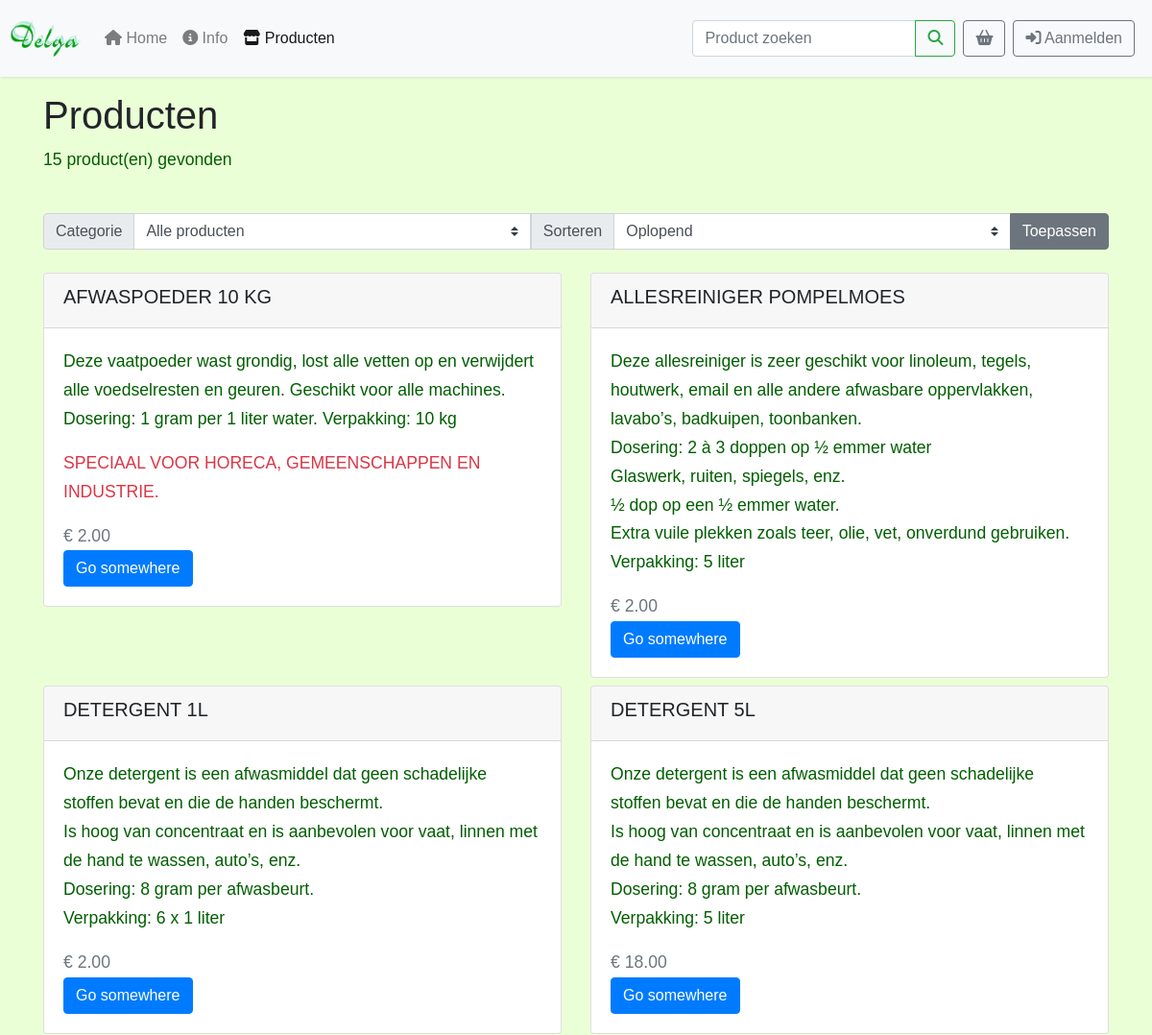
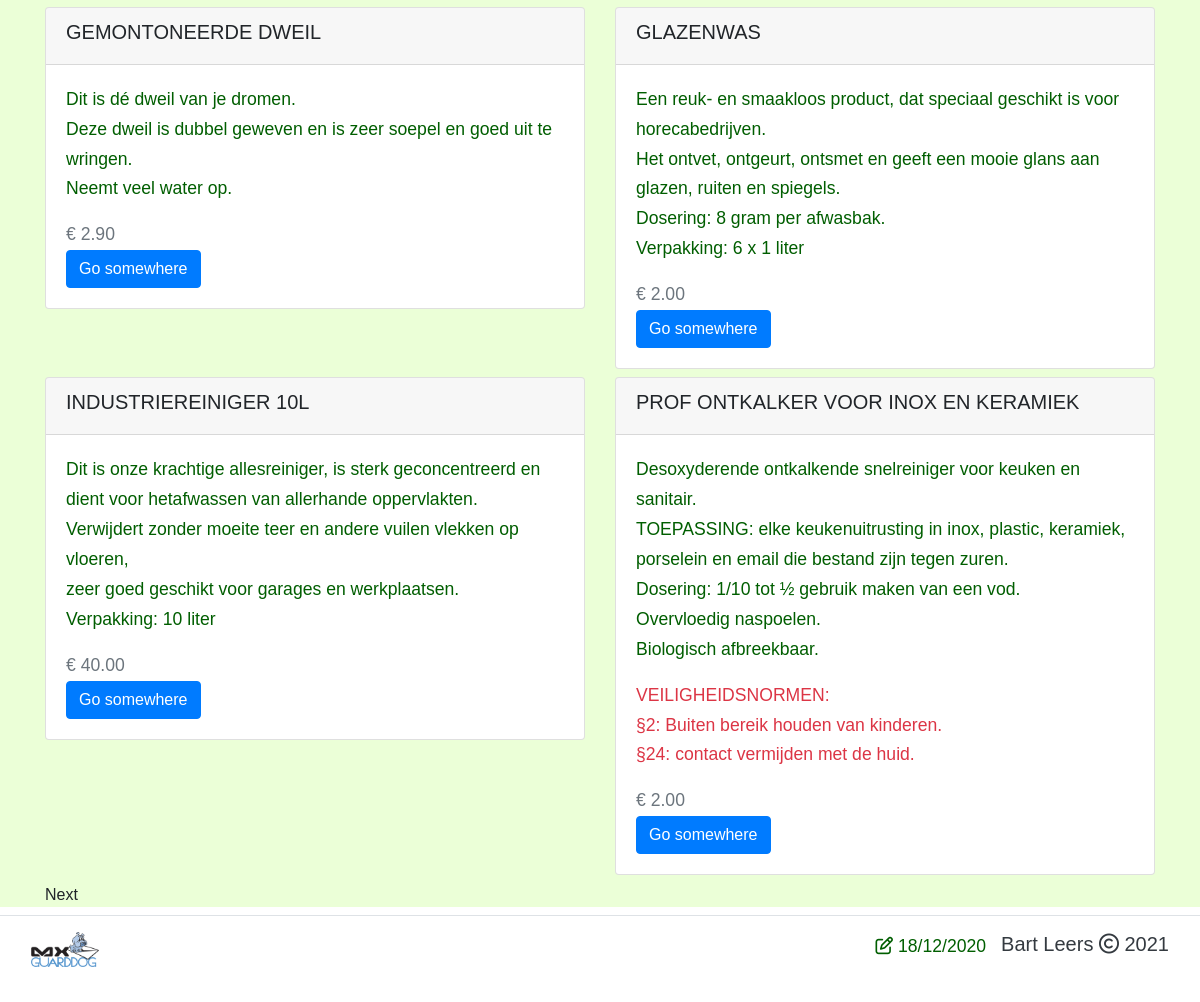
The page /producten.php on the database its author committed (2 pictures, top to bottom).
### tables this page shows
CREATE TABLE `producten` (
    `product_id` int(4) UNSIGNED NOT NULL,
    `categorie_id` int(2) UNSIGNED NOT NULL,
    `product_naam` varchar(60) NOT NULL,
    `product_foto` varchar(60),
    `omschrijving` varchar(600) NOT NULL,
    `waarschuwing` varchar(400),
    `eenheidsprijs` decimal(7,2) NOT NULL,
    `btw` decimal(7,2) NOT NULL
);

### producten.php (the view, shortened to what this page needs)
<?php
$pdo_function = pdo_connect_mysql();
$stmt = $pdo_function->query('SELECT * FROM categorie');
$stmt->execute();
$categorie = isset($_GET['categorie']) ? $_GET['categorie'] : 'all';
$category_sql = '';
$sort = isset($_GET['sort']) ? $_GET['sort'] : 'sort1';
$num_products_on_each_page = 8;
$current_page = isset($_GET['p']) && is_numeric($_GET['p']) ? (int)$_GET['p'] : 1;
if ($sort == 'sort1') {
    $stmt = $pdo_function->prepare('SELECT p.* FROM producten p  ' . $category_sql . ' ORDER BY p.product_naam ASC LIMIT :page,:num_products');
} elseif ($sort == 'sort2') {
    $stmt = $pdo_function->prepare('SELECT p.* FROM producten p ' . $category_sql . ' ORDER BY p.product_naam DESC LIMIT :page,:num_products');
} else {
    $stmt = $pdo_function->prepare('SELECT p.* FROM producten p ' . $category_sql . ' LIMIT :page,:num_products');
}
$stmt->bindValue(':page', ($current_page - 1) * $num_products_on_each_page, PDO::PARAM_INT);
$stmt->bindValue(':num_products', $num_products_on_each_page, PDO::PARAM_INT);
$stmt->execute();
$products = $stmt->fetchAll(PDO::FETCH_ASSOC);
$stmt = $pdo_function->prepare('SELECT COUNT(*) FROM producten p ' . $category_sql);
$stmt->execute();
$total_products = $stmt->fetchColumn()
?>
<!DOCTYPE html>
<html class="h-100" lang="en">
<head>
    <link href="css/bootstrap.css" rel="stylesheet" type="text/css">
    <link href="css/delga.css" rel="stylesheet">
</head>
<body class="d-flex flex-column h-100">
<header>
    <?php include('includes/header.php'); ?>
</header>
<main class="flex-shrink-0" role="main">
    <div class="container">
        <div class="products content-wrapper">
            <h1>Producten</h1>
            <div class="products-header">
                <p><?= $total_products ?> product(en) gevonden</p>
            </div>
            <div class="row"><br></div>
            <form action="" method="get" class="products-form">
                <div class="input-group">
                    <div class="input-group-prepend">
                        <label class="input-group-text" for="categorie">Categorie</label>
                    </div>
                    <select class="custom-select" id="categorie" name="categorie">
                        <option value="all"<?= ($categorie == 'all' ? ' selected' : '') ?>>Alle producten
                        </option>
                    </select>
                    <div class="input-group-prepend">
                        <label class="input-group-text" for="sort">Sorteren</label>
                    </div>
                    <select class="custom-select" name="sort" id="sort">
                        <option value="sort1"<?= ($sort == 'sort1' ? ' selected' : '') ?> selected>Oplopend
                        </option>
                    </select>
                    <div class="input-group-append">
                        <button class="btn btn-secondary" type="submit">Toepassen</button>
                    </div>
                </div>
            </form>
        </div>
        <div class="row"><br></div>
        <div class="row" id="page-content-wrapper">
            <?php foreach ($products as $product): ?>
            <a href="product.php?page=&id=<?= $product['product_id'] ?>" class="product">
                <div class="col-md-6">
                    <div class="card mb-2">
                        <div class="card-header">
                            <h5><?= $product['product_naam'] ?></h5>
                        </div>
                        <div class="card-body">
                            <p class="card-text">
                                <?= $product['omschrijving'] ?>
                            </p>
                            <p class="text-danger">  <?= $product['waarschuwing'] ?></p>
                            <p class="card-text text-secondary"> <?= '€ ' ?><?= number_format($product['eenheidsprijs'], 2) ?></p>
                            <a href="#" class="btn btn-primary">Go somewhere</a>
                        </div>
                    </div>
                </div>
            </a>
            <?php endforeach; ?>
        </div>
        <div class="buttons">
            <?php if ($total_products > ($current_page * $num_products_on_each_page) - $num_products_on_each_page + count($products)): ?>
                <a href="producten.php?p=<?= $current_page + 1 ?>&categorie_id=<?= $categorie ?>&sort=<?= $sort ?>">Next</a>
            <?php endif; ?>
        </div>
    </div>
</main>
<?php include('includes/footer.php'); ?>
</body>
</html>

### css/delga.css (style rules this page uses)
body { font-family: Verdana, Arial, Helvetica, sans-serif; background: #EBFFD7; padding-top: 6rem; }
p { font-family: 'Poppins', sans-serif; font-size: 1.1em; font-weight: 300; line-height: 1.7em; color: #005E00; }
a, a:hover, a:focus { color: inherit; text-decoration: none; transition: all 0.3s; }

### rows shown on the page
producten: product_naam "AFWASPOEDER 10 KG", omschrijving "Deze vaatpoeder wast grondig, lost alle vetten op en verwijdert alle voedselresten en geuren. Geschikt voor alle machines. Dosering: 1 gram per 1 liter water. Verpakking: 10 kg", waarschuwing "SPECIAAL VOOR HORECA, GEMEENSCHAPPEN EN INDUSTRIE.", eenheidsprijs "2.00"
producten: product_naam "ALLESREINIGER POMPELMOES", omschrijving "Deze allesreiniger is zeer geschikt voor linoleum, tegels, houtwerk, email en alle andere afwasbare oppervlakken, lavabo’s, badkuipen, toonbanken. Dosering: 2 à 3 doppen op ½ emmer water Glaswerk, ruiten, spiegels, enz. ½ dop op een ½ emmer water. Extra vuile plekken zoals teer, olie, vet, onverdund gebruiken. Verpakking: 5 liter", eenheidsprijs "2.00"
producten: product_naam "DETERGENT 1L", omschrijving "Onze detergent is een afwasmiddel dat geen schadelijke stoffen bevat en die de handen beschermt. Is hoog van concentraat en is aanbevolen voor vaat, linnen met de hand te wassen, auto’s, enz. Dosering: 8 gram per afwasbeurt. Verpakking: 6 x 1 liter", eenheidsprijs "2.00"
producten: product_naam "DETERGENT 5L", omschrijving "Onze detergent is een afwasmiddel dat geen schadelijke stoffen bevat en die de handen beschermt. Is hoog van concentraat en is aanbevolen voor vaat, linnen met de hand te wassen, auto’s, enz. Dosering: 8 gram per afwasbeurt. Verpakking: 5 liter", eenheidsprijs "18.00"
producten: product_naam "GEMONTONEERDE DWEIL", omschrijving "Dit is dé dweil van je dromen. Deze dweil is dubbel geweven en is zeer soepel en goed uit te wringen. Neemt veel water op.", eenheidsprijs "2.90"
producten: product_naam "GLAZENWAS", omschrijving "Een reuk- en smaakloos product, dat speciaal geschikt is voor horecabedrijven. Het ontvet, ontgeurt, ontsmet en geeft een mooie glans aan glazen, ruiten en spiegels. Dosering: 8 gram per afwasbak. Verpakking: 6 x 1 liter", eenheidsprijs "2.00"
producten: product_naam "INDUSTRIEREINIGER 10L", omschrijving "Dit is onze krachtige allesreiniger, is sterk geconcentreerd en dient voor hetafwassen van allerhande oppervlakten. Verwijdert zonder moeite teer en andere vuilen vlekken op vloeren, zeer goed geschikt voor garages en werkplaatsen. Verpakking: 10 liter", eenheidsprijs "40.00"
producten: product_naam "PROF ONTKALKER VOOR INOX EN KERAMIEK", omschrijving "Desoxyderende ontkalkende snelreiniger voor keuken en sanitair. TOEPASSING: elke keukenuitrusting in inox, plastic, keramiek, porselein en email die bestand zijn tegen zuren. Dosering: 1/10 tot ½ gebruik maken van een vod. Overvloedig naspoelen. Biologisch afbreekbaar.", waarschuwing "VEILIGHEIDSNORMEN: §2: Buiten bereik houden van kinderen. §24: contact vermijden met de huid.", eenheidsprijs "2.00"

### other values the page prints
$total_products "15"
